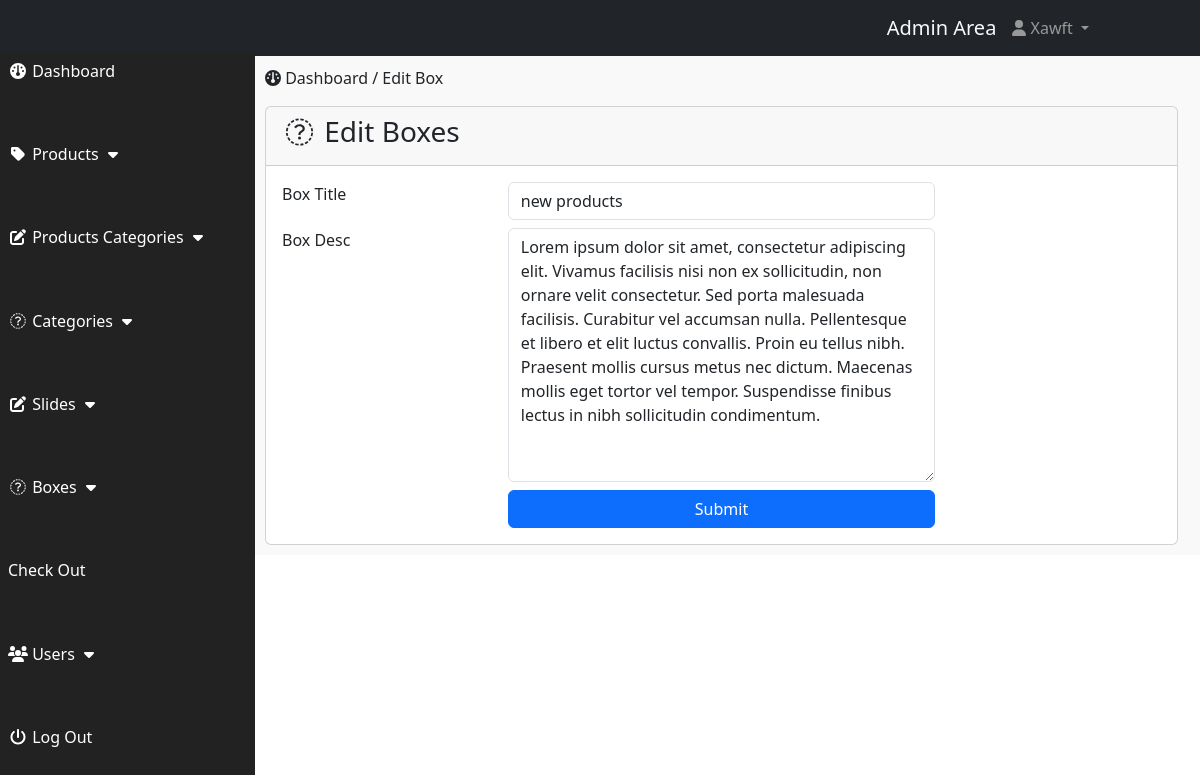
The page /includes/index.php?edit_box=1 (signed in) on the database its author committed.
### tables this page shows
CREATE TABLE `boxes_section` (
  `box_id` int(10) NOT NULL,
  `box_title` text NOT NULL,
  `box_desc` text NOT NULL
);

### includes/edit_box.php (the view, shortened to what this page needs)
<?php
 if(isset($_GET["edit_box"])){
        $get_box = "SELECT * FROM boxes_section";
          $run_box = mysqli_query($conn, $get_box);
          while($row_box = mysqli_fetch_array($run_box)){
            $box_id = $row_box["box_id"];
            $box_title = $row_box["box_title"];
            $box_desc = $row_box["box_desc"];
          }
}
?>
<div class="row">
    <div class="col-lg-12">
        <ol class="breadcrumb">
            <li class="active">
                <i class="fa fa-dashboard"></i> Dashboard / Edit Box
            </li>
        </ol>
    </div>
</div>
<div class="row">
    <div class="col-lg-12">
        <div class="card">
            <div class="card-header">
                <h3 class="card-title"><i class="fa fa-fw fa-money"></i> Edit Boxes</h3>
            </div>
            <div class="card-body">
                <form action="edit_box_2.php?edit_box=<?php echo $box_id;?>" method="post" class="form-horizontal">
                    <div class="form-group row">
                        <div class="control-label col-md-3">
                            Box Title
</div>
                        <div class="col-md-6"><input type="text" required name="box_title" value="<?php echo $box_title;?>" id="" class="form-control">
                    </div>
                    </div>
                    <div class="form-group row mt-2 mb-2">
                        <div class="control-label col-md-3">
                            Box Desc
</div>
                        <div class="col-md-6"><textarea name="box_desc" id="" cols="30" rows="10" class="form-control"><?php echo $box_desc;?></textarea>
                    </div>
                    </div>
                    <div class="form-group row">
                        <div class="control-label col-md-3">
</div>
                        <div class="col-md-6"><button type="submit" style="width: 100%;" class="btn btn-primary" name="submit">Submit</button>
                    </div>
                    </div>
                </form>
            </div>
        </div>
    </div>
</div>

### includes/css/style.css (style rules this page uses)
body { margin-top: 100px; }
@media (min-width: 768px) { body { margin-top: 50px; color: red; } }

### rows shown on the page
boxes_section: box_title "new products", box_desc "Lorem ipsum dolor sit amet, consectetur adipiscing elit. Vivamus facilisis nisi non ex sollicitudin, non ornare velit consectetur. Sed porta malesuada facilisis. Curabitur vel accumsan nulla. Pellentesque et libero et elit luctus convallis. Proin eu tellus nibh. Praesent mollis cursus metus nec dictum. Maecenas mollis eget tortor vel tempor. Suspendisse finibus lectus in nibh sollicitudin condimentum."
